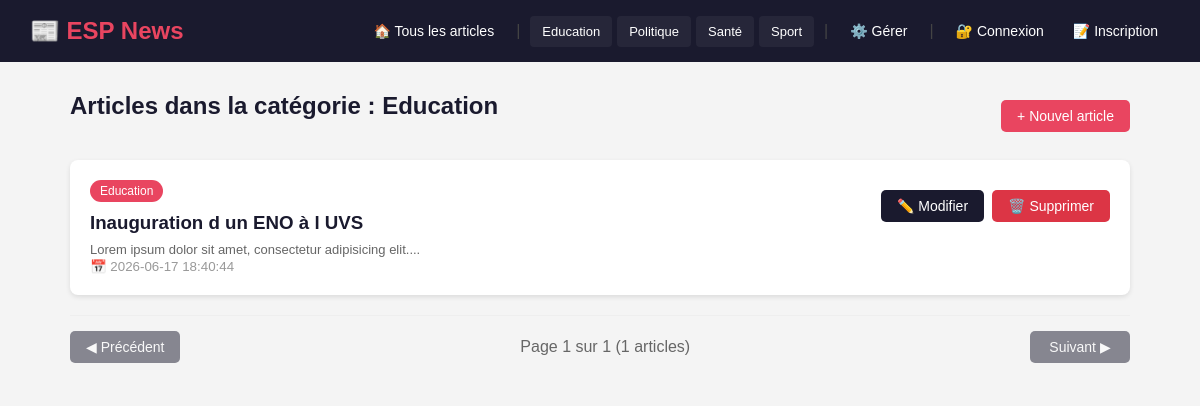
/articles/categorie/3, run on an earlier commit of the app's database.
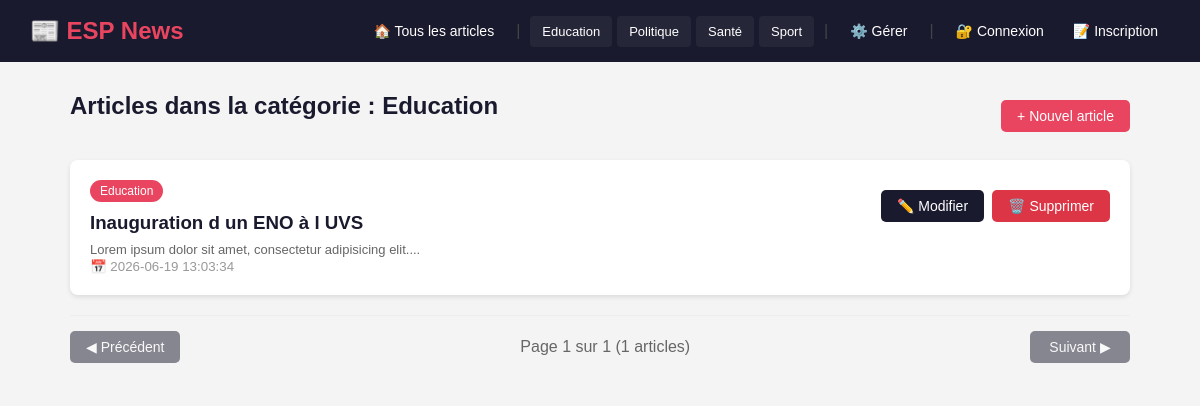
And on a later commit of the database.
### tables this page shows
CREATE TABLE Article (
                id INTEGER PRIMARY KEY AUTOINCREMENT,
                titre VARCHAR(255),
                contenu TEXT,
                dateCreation DATETIME DEFAULT CURRENT_TIMESTAMP,
                dateModification DATETIME DEFAULT CURRENT_TIMESTAMP,
                categorie INTEGER,
                utilisateur_id INTEGER,
                FOREIGN KEY (categorie) REFERENCES Categorie(id),
                FOREIGN KEY (utilisateur_id) REFERENCES Utilisateur(id)
            );

CREATE TABLE Categorie (
                id INTEGER PRIMARY KEY AUTOINCREMENT,
                libelle VARCHAR(20)
            );

### core/Controller.php (called while the page is built)
<?php
class Controller {
    protected function render($view, $data = []) {
        extract($data);
        $viewFile = __DIR__ . '/../app/views/' . $view . '.php';
        require_once $viewFile;
    }
}

### app/controllers/ArticleController.php (called while the page is built, shortened)
<?php
require_once __DIR__ . '/../../core/Controller.php';
require_once __DIR__ . '/../models/ArticleModel.php';
require_once __DIR__ . '/../models/CategorieModel.php';
class ArticleController extends Controller {
    private $articleModel;
    private $categorieModel;
    public function __construct() {
        $this->articleModel  = new ArticleModel();
        $this->categorieModel = new CategorieModel();
    }
    public function byCategorie($id) {
        $page = $_GET['page'] ?? 1;
        $perPage = 5;
        $totalArticles = $this->articleModel->countByCategorie($id);
        $totalPages = ceil($totalArticles / $perPage);
        $articles = $this->articleModel->findByCategoriePaginated($id, $page, $perPage);
        $categorie = $this->categorieModel->findById($id);
        $titre_categorie = $categorie ? $categorie['libelle'] : 'Catégorie';
        $this->render('articles/index', [
            'articles' => $articles,
            'titre_categorie' => $titre_categorie,
            'page' => $page,
            'totalPages' => $totalPages,
            'totalArticles' => $totalArticles
        ]);
    }
}
?>

### public/index.php (called while the page is built, shortened)
<?php
require_once __DIR__ . '/../core/Router.php';
$router = new Router();
$router->add('GET', '/', 'ArticleController', 'index');
$router->add('GET', '/articles', 'ArticleController', 'index');
$router->add('GET', '/articles/create', 'ArticleController', 'create');
$router->add('POST', '/articles/store', 'ArticleController', 'store');
$router->add('GET', '/articles/{id}', 'ArticleController', 'show');
$router->add('GET', '/articles/{id}/edit', 'ArticleController', 'edit');
$router->add('POST', '/articles/{id}/update', 'ArticleController', 'update');
$router->add('POST', '/articles/{id}/delete', 'ArticleController', 'delete');
$router->add('GET', '/articles/categorie/{id}', 'ArticleController', 'byCategorie');
$router->add('GET', '/categories', 'CategorieController', 'index');
$router->add('GET', '/categories/create', 'CategorieController', 'create');
$router->add('POST', '/categories/store', 'CategorieController', 'store');
$router->add('GET', '/categories/{id}/edit', 'CategorieController', 'edit');
$router->add('POST', '/categories/{id}/update', 'CategorieController', 'update');
$router->add('POST', '/categories/{id}/delete', 'CategorieController', 'delete');
$router->add('GET', '/auth/login', 'AuthController', 'login');
$router->add('POST', '/auth/authenticate', 'AuthController', 'authenticate');
$router->add('GET', '/auth/logout', 'AuthController', 'logout');
$router->add('GET', '/auth/register', 'AuthController', 'register');
$router->add('POST', '/auth/store', 'AuthController', 'store');
$router->add('GET', '/users', 'UserController', 'index');
$router->add('GET', '/users/create', 'UserController', 'create');
$router->add('POST', '/users/store', 'UserController', 'store');
$router->add('GET', '/users/{id}/edit', 'UserController', 'edit');
$router->add('POST', '/users/{id}/update', 'UserController', 'update');
$router->add('POST', '/users/{id}/delete', 'UserController', 'delete');
$method = $_SERVER['REQUEST_METHOD'];
$uri    = $_SERVER['REQUEST_URI'];
$router->dispatch($method, $uri);
?>

### app/models/ArticleModel.php (called while the page is built, shortened)
<?php
require_once __DIR__ . '/../../config/database.php';
class ArticleModel {
    private $pdo;
    public function __construct() {
        $this->pdo = Database::getInstance()->getPdo();
    }
    public function findByCategoriePaginated($categorieId, $page = 1, $perPage = 5) {
        $offset = ($page - 1) * $perPage;
        $stmt = $this->pdo->prepare("
            SELECT a.*, c.libelle as categorie_libelle
            FROM Article a
            LEFT JOIN Categorie c ON a.categorie = c.id
            WHERE a.categorie = ?
            ORDER BY a.dateCreation DESC
            LIMIT ? OFFSET ?
        ");
        $stmt->execute([$categorieId, $perPage, $offset]);
        return $stmt->fetchAll();
    }
    public function countByCategorie($categorieId) {
        $stmt = $this->pdo->prepare("SELECT COUNT(*) FROM Article WHERE categorie = ?");
        $stmt->execute([$categorieId]);
        return $stmt->fetchColumn();
    }
}
?>

### config/database.php (called while the page is built, shortened)
<?php
class Database {
    private static $instance = null;
    private $pdo;
    private function __construct() {
        $dbPath = 'C:/esp-news/mglsi_news.db';
        $this->pdo = new PDO('sqlite:' . $dbPath);
        $this->pdo->setAttribute(PDO::ATTR_ERRMODE, PDO::ERRMODE_EXCEPTION);
        $this->pdo->setAttribute(PDO::ATTR_DEFAULT_FETCH_MODE, PDO::FETCH_ASSOC);
        $this->initDatabase();
    }
    public static function getInstance() {
        if (self::$instance === null) {
            self::$instance = new Database();
        }
        return self::$instance;
    }
    public function getPdo() {
        return $this->pdo;
    }
    private function initDatabase() {
        $this->pdo->exec("
            CREATE TABLE IF NOT EXISTS Categorie (
                id INTEGER PRIMARY KEY AUTOINCREMENT,
                libelle VARCHAR(20)
            );
            CREATE TABLE IF NOT EXISTS Article (
                id INTEGER PRIMARY KEY AUTOINCREMENT,
                titre VARCHAR(255),
                contenu TEXT,
                dateCreation DATETIME DEFAULT CURRENT_TIMESTAMP,
                dateModification DATETIME DEFAULT CURRENT_TIMESTAMP,
                categorie INTEGER,
                utilisateur_id INTEGER,
                FOREIGN KEY (categorie) REFERENCES Categorie(id),
                FOREIGN KEY (utilisateur_id) REFERENCES Utilisateur(id)
            );
            -- NOUVEAU : Table Utilisateur
            CREATE TABLE IF NOT EXISTS Utilisateur (
                id INTEGER PRIMARY KEY AUTOINCREMENT,
                login VARCHAR(50) UNIQUE NOT NULL,
                password VARCHAR(255) NOT NULL,
                role VARCHAR(20) DEFAULT 'visiteur',
                dateCreation DATETIME DEFAULT CURRENT_TIMESTAMP
            );
        ");
        $count = $this->pdo->query("SELECT COUNT(*) FROM Categorie")->fetchColumn();
        $countUsers = $this->pdo->query("SELECT COUNT(*) FROM Utilisateur")->fetchColumn();
        if ($countUsers == 0) {
            $this->pdo->exec("
                INSERT INTO Utilisateur (login, password, role) VALUES
                    ('admin', '$2y$10$92IXUNpkjO0rOQ5byMi.Ye4oKoEa3Ro9llC/.og/at2.uheWG/igi', 'administrateur'),
                    ('editeur1', '$2y$10$92IXUNpkjO0rOQ5byMi.Ye4oKoEa3Ro9llC/.og/at2.uheWG/igi', 'editeur'),
                    ('visiteur1', '$2y$10$92IXUNpkjO0rOQ5byMi.Ye4oKoEa3Ro9llC/.og/at2.uheWG/igi', 'visiteur')
            ");
        }
    }
}
?>

### app/models/CategorieModel.php (called while the page is built, shortened)
<?php
require_once __DIR__ . '/../../config/database.php';
class CategorieModel {
    private $pdo;
    public function __construct() {
        $this->pdo = Database::getInstance()->getPdo();
    }
    public function findAll() {
        $stmt = $this->pdo->query("SELECT * FROM Categorie ORDER BY libelle");
        return $stmt->fetchAll();
    }
    public function findById($id) {
        $stmt = $this->pdo->prepare("SELECT * FROM Categorie WHERE id = ?");
        $stmt->execute([$id]);
        return $stmt->fetch();
    }
}

### app/views/layout.php (the view, shortened to what the changed rows need)
<!DOCTYPE html>
<html lang="fr">
<head>
</head>
<body>
    <nav>
        <h1>📰 ESP News</h1>
        <div class="nav-links">
            <a href="/articles">🏠 Tous les articles</a>
            <?php
            try {
                require_once __DIR__ . '/../models/CategorieModel.php';
                $categorieModel = new CategorieModel();
                $categories = $categorieModel->findAll();
                if (!empty($categories)) {
                    echo '<span class="separator">|</span>';
                    foreach ($categories as $cat): ?>
                        <a href="/articles/categorie/<?= $cat['id'] ?>" class="category-link">
                            <?= htmlspecialchars($cat['libelle']) ?>
                        </a>
                    <?php endforeach;
                }
            } catch (Exception $e) {
            }
            ?>
            <span class="separator">|</span>
            <a href="/categories">⚙️ Gérer</a>
            <?php if (isset($_SESSION['user_id'])): ?>
                <span class="separator">|</span>
                <span class="user-info">
                    👤 <?= htmlspecialchars($_SESSION['user_login']) ?>
                    <span class="badge badge-<?= $_SESSION['user_role'] ?>">
                        <?= htmlspecialchars($_SESSION['user_role']) ?>
                    </span>
                </span>
                <?php if ($_SESSION['user_role'] === 'administrateur'): ?>
                    <a href="/users">👥 Utilisateurs</a>
                <?php endif; ?>
                <a href="/auth/logout">🚪 Déconnexion</a>
            <?php else: ?>
                <span class="separator">|</span>
                <a href="/auth/login">🔐 Connexion</a>
                <a href="/auth/register">📝 Inscription</a>
            <?php endif; ?>
        </div>
    </nav>
    <div class="container">
        <?= $content ?>
    </div>
</body>
</html>

### app/views/articles/index.php (shortened to what the changed rows need)
<div style="display:flex; justify-content:space-between; align-items:center; margin-bottom:20px;">
    <h2>
        <?php if (isset($titre_categorie)): ?>
            Articles dans la catégorie : <?= htmlspecialchars($titre_categorie) ?>
        <?php else: ?>
            Liste des articles
        <?php endif; ?>
    </h2>
    <a href="/articles/create" class="btn btn-primary">+ Nouvel article</a>
</div>
<?php if (empty($articles)): ?>
    <div class="card">
        <p>Aucun article disponible.</p>
        <?php if (isset($titre_categorie)): ?>
            <a href="/articles" class="btn btn-secondary" style="margin-top:10px;">Voir tous les articles</a>
        <?php endif; ?>
    </div>
<?php else: ?>
    <?php foreach ($articles as $article): ?>
        <div class="card">
            <div style="display:flex; justify-content:space-between; align-items:start; flex-wrap:wrap;">
                <div>
                    <span class="badge"><?= htmlspecialchars($article['categorie_libelle']) ?></span>
                    <h3 style="margin-top:10px;">
                        <a href="/articles/<?= $article['id'] ?>" style="color:#1a1a2e; text-decoration:none;">
                            <?= htmlspecialchars($article['titre']) ?>
                        </a>
                    </h3>
                    <p style="color:#666; margin-top:8px; font-size:13px;">
                        <?= htmlspecialchars(substr($article['contenu'], 0, 120)) ?>...
                    </p>
                    <small style="color:#999;">📅 <?= $article['dateCreation'] ?></small>
                </div>
                <div class="actions" style="margin-top:10px;">
                    <a href="/articles/<?= $article['id'] ?>/edit" class="btn btn-secondary">✏️ Modifier</a>
                    <form method="POST" action="/articles/<?= $article['id'] ?>/delete" onsubmit="return confirm('Supprimer cet article ?')">
                        <button type="submit" class="btn btn-danger">🗑️ Supprimer</button>
                    </form>
                </div>
            </div>
        </div>
    <?php endforeach; ?>
    <div class="pagination" style="display:flex; justify-content:space-between; align-items:center; margin-top:20px; padding:15px 0; border-top:1px solid #eee;">
        <?php if ($page > 1): ?>
            <a href="?page=<?= $page - 1 ?>" class="btn btn-secondary">◀ Précédent</a>
        <?php else: ?>
            <span class="btn btn-secondary" style="opacity:0.5; cursor:not-allowed;">◀ Précédent</span>
        <?php endif; ?>
        <span style="color:#666;">Page <?= $page ?> sur <?= $totalPages ?> (<?= $totalArticles ?> articles)</span>
        <?php if ($page < $totalPages): ?>
            <a href="?page=<?= $page + 1 ?>" class="btn btn-secondary">Suivant ▶</a>
        <?php else: ?>
            <span class="btn btn-secondary" style="opacity:0.5; cursor:not-allowed;">Suivant ▶</span>
        <?php endif; ?>
    </div>
<?php endif; ?>
<?php
$content = ob_get_clean();
require_once __DIR__ . '/../layout.php';
?>

### core/Router.php (shortened to what the changed rows need)
<?php
class Router {
    private $routes = [];
    public function add($method, $path, $controller, $action) {
        $this->routes[] = [
            'method'     => $method,
            'path'       => $path,
            'controller' => $controller,
            'action'     => $action
        ];
    }
    public function dispatch($method, $uri) {
        $uri = parse_url($uri, PHP_URL_PATH);
        $uri = rtrim($uri, '/');
        foreach ($this->routes as $route) {
            $pattern = preg_replace('/\{[a-z]+\}/', '([^/]+)', $route['path']);
            $pattern = '#^' . $pattern . '$#';
            if ($route['method'] === $method && preg_match($pattern, $uri, $matches)) {
                array_shift($matches);
                $controller = new $route['controller']();
                call_user_func_array([$controller, $route['action']], $matches);
                return;
            }
        }
    }
}

What changed in the data, as far as the page shows it:
changed article "Inauguration d un ENO à l UVS": dateCreation "2026-06-17 18:40:44" → "2026-06-19 13:03:34"
